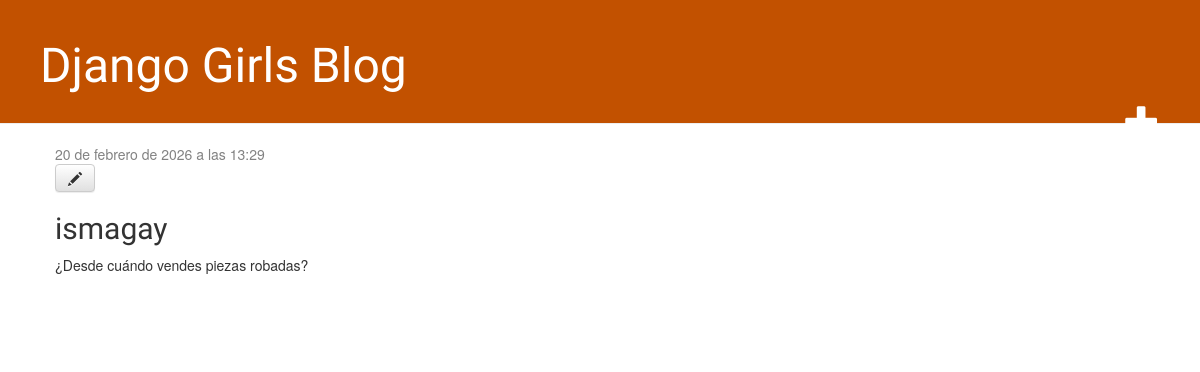
Before: /post/2/ with the older database file.
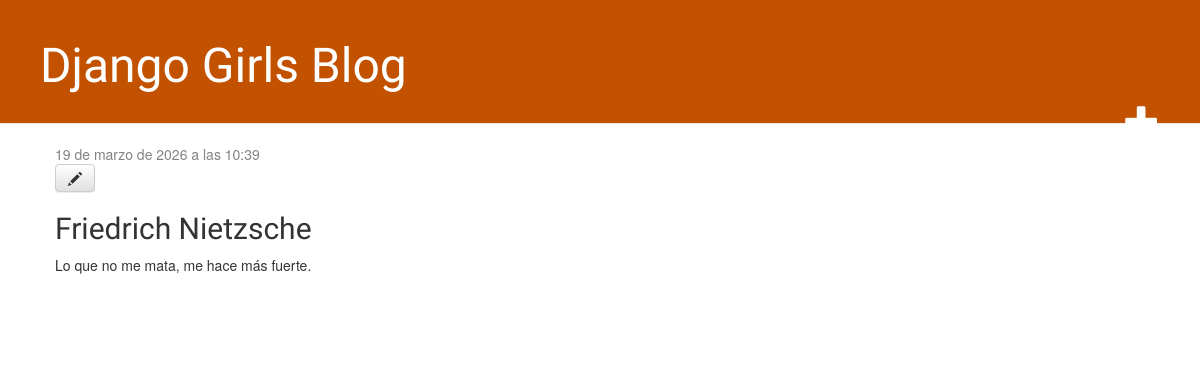
After: the same page with the newer database file.
### blog/models.py (models this page shows, shortened)
class Post(models.Model):
    author = models.ForeignKey(settings.AUTH_USER_MODEL, on_delete=models.CASCADE)
    title = models.CharField(max_length=200)
    text = models.TextField()
    created_date = models.DateTimeField(
            default=timezone.now)
    published_date = models.DateTimeField(
            blank=True, null=True)

### blog/views.py (the view)
# urls.py: path('post/<int:pk>/', views.post_detail, name='post_detail'),
def post_detail(request, pk):
    post = get_object_or_404(Post, pk=pk)
    return render(request, 'blog/post_detail.html', {'post': post})

### blog/templates/blog/post_detail.html
{% extends 'blog/base.html' %}
{% block content %}
    <div class="post">
        {% if post.published_date %}
            <div class="date">
                {{ post.published_date }}
            </div>
        {% endif %}
        <a class="btn btn-default" href="{% url 'post_edit' pk=post.pk %}"><span class="glyphicon glyphicon-pencil"></span></a>
        <h2>{{ post.title }}</h2>
        <p>{{ post.text|linebreaksbr }}</p>
    </div>
{% endblock %}

Changed rows visible on the page:
changed Post: published_date "20 de febrero de 2026 a las 13:29" → "19 de marzo de 2026 a las 10:39"; title "ismagay" → "Friedrich Nietzsche"; text "¿Desde cuándo vendes piezas robadas?" → "Lo que no me mata, me hace más fuerte."
